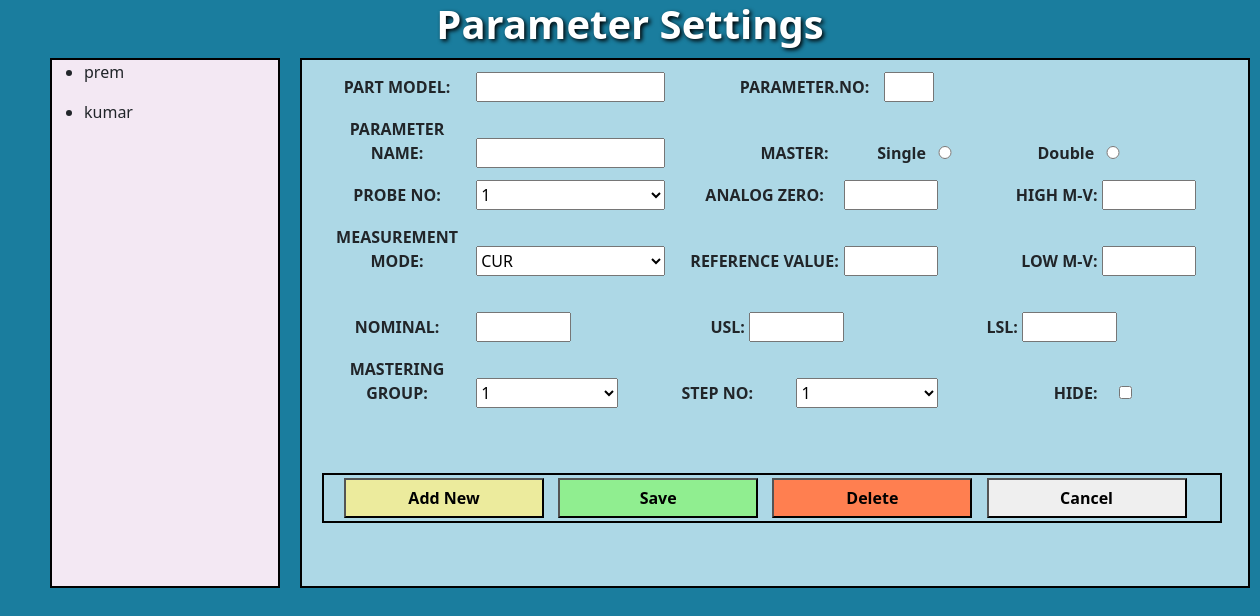
Page /parameter/ on the earlier database version.
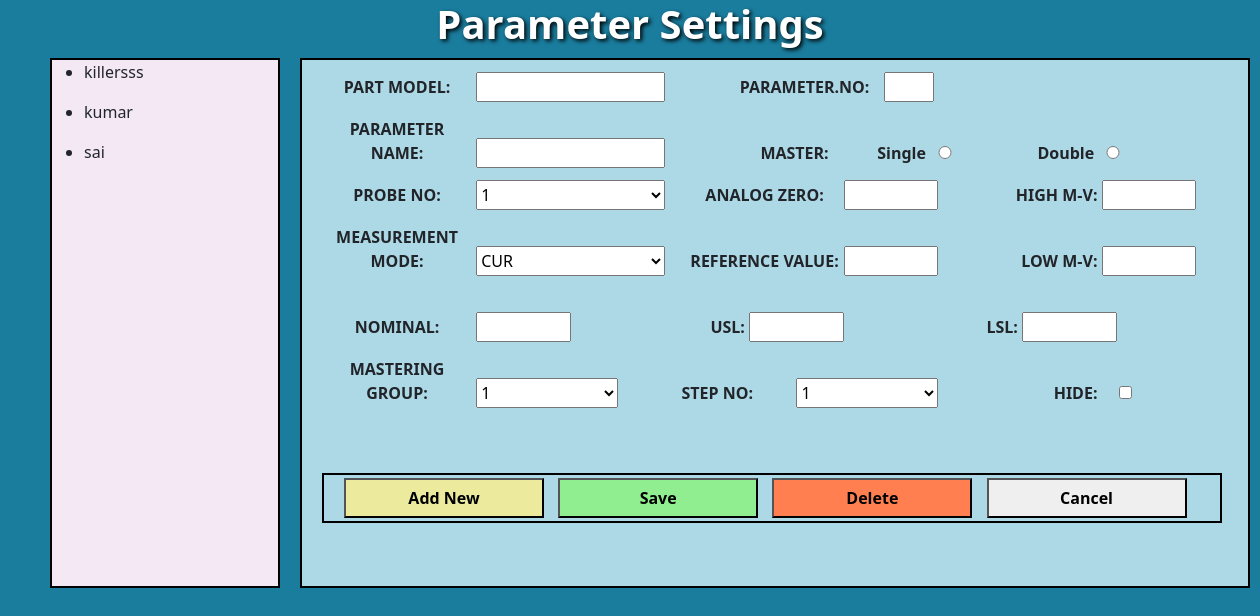
Same page on the later database version.
### app/models.py (models this page shows)
class TableOneData(models.Model):
    part_name = models.CharField(max_length=100)
    customer_name = models.CharField(max_length=100)
    part_model = models.CharField(max_length=100)
    id = models.AutoField(primary_key=True)  # Ensure that 'id' is used as the primary key
    part_no = models.CharField(max_length=100)

### app/views.py (the view, shortened to what this page needs)
# urls.py: path('parameter/',views.parameter,name="parameter"),
@csrf_exempt
def parameter(request):
    if request.method == 'GET':
        try:
            table_body_1_data = TableOneData.objects.all()
            model_id = request.GET.get('model_name')
            print('your selected model from web page is:', model_id)
            if model_id:
                paraname = constvalue.objects.filter(model_id=model_id).values('parameter_name')
                print('your filtered values are:', paraname)
                return JsonResponse({'paraname': list(paraname)})
            else:
                paraname = []  # If no model is selected, set paraname to an empty list
            return render(request, 'app/parameter.html', {
                'table_body_1_data': table_body_1_data,
                'paraname': paraname,
                'selected_model_id': model_id,
            })
        except Exception as e:
            print(f'Exception: {e}')
            return HttpResponse(f'Error: {str(e)}', status=500)
    return render(request, 'app/parameter.html')

### app/templates/app/parameter.html (shortened to what this page needs)
{% extends 'app/layouts/main.html' %}
{% block content %}
<center style="color: white; text-shadow: 2px 2px 4px #000000;">
    <h1><b>Parameter Settings</b></h1></center>
<div class="box-1" id="box1">
    <label for="partModel">PART MODEL:</label>
    <input type="text" id="partModel">
    <label for="sr.no" style="margin-left: 60px;">PARAMETER.NO:</label>
    <input type="text" id="sr_no" name="sr_no" style="width: 50px;"><br>
    <label for="parameter_name">PARAMETER NAME:</label>
    <input type="text" id="parameter_name">
    <label style="margin-left: 50px;">MASTER:</label>
    <label for="single" style="margin-left: -30px;" >Single
        <input type="radio" id="single" name="radioOption" oninput="validateInteger(this)" onclick="handleRadioClick('single')">
    </label>
    <label for="double" style="margin-left: 10px;">Double
        <input type="radio" id="double" name="radioOption" onclick="handleRadioClick('double')">
    </label><br>
    <label for="probe_no">PROBE NO:</label>
    <select id="probe_no" name="probe_no" oninput="validateInteger(this)">
        <script>
            for (var i = 1; i <= 11; i++) {
                document.write('<option value="' + i + '">' + i + '</option>');
            }
        </script>
    </select>
    <label for="analog_zero">ANALOG ZERO:</label>
    <input type="text" id="analog_zero" style="width: 10%;" oninput="validateInteger(this)">
    <label for="high_mv" style="text-align: right;margin-left: 5px;">HIGH M-V:</label>
    <input type="text" id="high_mv" style="width: 10%;" oninput="validateInteger(this)"><br>
    <label for="measurement_mode">MEASUREMENT MODE:</label>
    <select id="measurement_mode" name="measurement_mode">
        <option value="CUR">CUR</option>
    </select>
    <label for="reference_value">REFERENCE VALUE:</label>
    <input type="text" id="reference_value" style="width: 10%; " oninput="validateInteger(this)">
    <label for="low_mv" style="text-align: right; margin-left: 5px;" >LOW M-V:</label>
    <input type="text" id="low_mv" style="width: 10%; " oninput="validateInteger(this)"><br><br>
    <label for="nominal">NOMINAL:</label>
    <input type="text" id="nominal" style="width: 10%;" oninput="validateInteger(this)">
    <label for="usl" style="text-align: right;">USL:</label>
    <input type="text" id="usl" style="width: 10%;" oninput="validateInteger(this)">
    <label for="lsl" style="text-align: right;">LSL:</label>
    <input type="text" id="lsl" style="width: 10%;" oninput="validateInteger(this)"><br>
    <label for="mastering" style="margin-top: 15px;">MASTERING GROUP:</label>
    <select id="mastering"  style="width: 15%;" name="mastering" oninput="validateInteger(this)">
        <script>
            for (var i = 1; i <= 30; i++) {
                document.write('<option value="' + i + '">' + i + '</option>');
            }
        </script>
    </select>
    <label for="step_no">STEP NO:</label>
    <select id="step_no" style="width: 15%;" name="step_no" oninput="validateInteger(this)">
        <script>
            for (var i = 1; i <= 20; i++) {
                document.write('<option value="' + i + '">' + i + '</option>');
            }
        </script>
    </select>
    <label for="hide" style="text-align: right;margin-left: 5px;">HIDE:</label>
    <input type="checkbox" id="hide" style="width: 5%;margin-left:0px;" name="hideCheckbox"><br>
    <div class="box-3">
        <button type="button" id="add-btn"><b> Add New</b></button>
        <button type="button" id="save-btn" onclick="saveValues()"><b>Save</b></button>
        <button type="button" id="delete-btn"><b> Delete</b></button>
        <a href="{% url 'index' %}" >
        <button type="button" id="cancel-btn"><b>Cancel</b></button>
        </a>
    </div>
</div>
<div class="box-2" id="model_name">
    {% for data in table_body_1_data %}
        <ul class="model-ul">
            <li class="model-name" data-model-id="{{ data.model_id }}">{{ data.part_model }}</li>
        </ul>
    {% endfor %}
</div>
  {% endblock content %}

Differences in the rows shown:
removed TableOneData: part_model "prem"
added TableOneData: part_model "killersss"
added TableOneData: part_model "sai"
